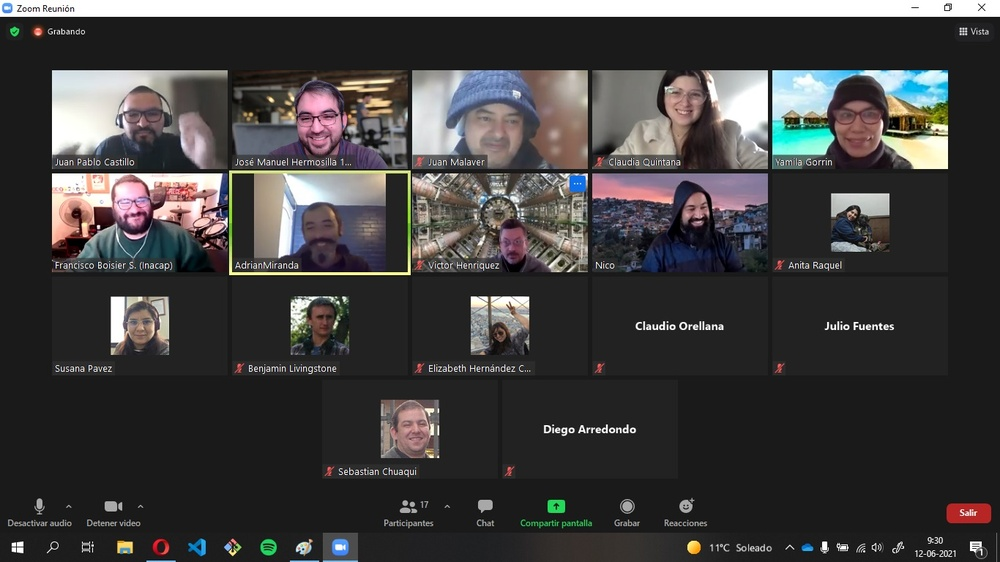
#> input picture caras.jpg, 1000 x 562 px, shrunk from 1366 x 768 before the run
$ python face_detect_cv3.py caras.jpg   (older library calls are emulated)
#> lines starting #> are read from the running program, lines starting #| are printed output that depends on the picture; after the words box and inside, x2 and y2 are one past the last pixel; in counts of white or black regions, pixels touching at a corner belong together
import cv2
import sys

# Get user supplied values
imagePath = sys.argv[1]
cascPath = "haarcascade_frontalface_default.xml"

# Create the haar cascade
faceCascade = cv2.CascadeClassifier(cascPath)

# Read the image
image = cv2.imread(imagePath)
#> image is the input picture: shape (562, 1000, 3); mean B, G, R 64.6, 64.7, 66.3
gray = cv2.cvtColor(image, cv2.COLOR_BGR2GRAY)
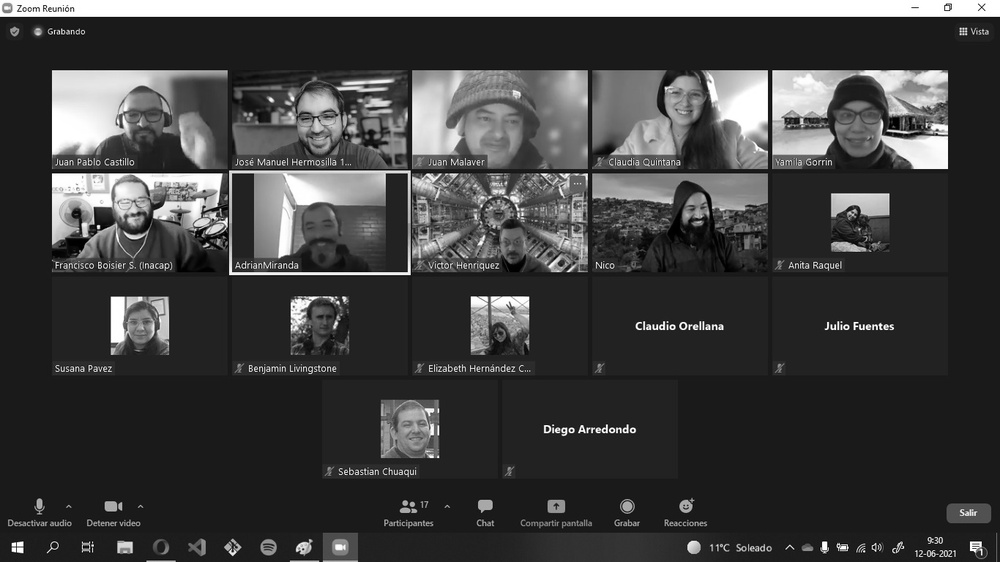
#> gray: shape (562, 1000); min 0, max 255, mean 65.2

# Detect faces in the image
faces = faceCascade.detectMultiScale(
    gray,
    scaleFactor=1.055,
    minNeighbors=5,
    minSize=(30, 30)
    #flags = cv2.CV_HAAR_SCALE_IMAGE
)
#> faces = [[680, 194, 35, 35], [496, 230, 33, 33], [307, 304, 36, 36], [123, 309, 34, 34], [394, 407, 42, 42], [660, 74, 51, 51], [289, 94, 59, 59], [115, 95, 52, 52], [828, 93, 61, 61], [470, 100, 60, 60]]

print("Found {0} faces!".format(len(faces)))
#| Found 10 faces!

# Draw a rectangle around the faces
# for (x, y, w, h) in faces:
#     cv2.rectangle(image, (x, y), (x+w, y+h), (0, 255, 0), 2)
for (x, y, w, h) in faces:
    center_coordinates = x + w // 2, y + h // 2
    radius = w // 2 # or can be h / 2 or can be anything based on your requirements
    cv2.circle(image, center_coordinates, radius, (0, 255, 0), 2)
#> this loop made 10 passes
#> (x, y, w, h, center_coordinates, radius) on passes 1 to 10: (680, 194, 35, 35, (697, 211), 17), (496, 230, 33, 33, (512, 246), 16), (307, 304, 36, 36, (325, 322), 18), (123, 309, 34, 34, (140, 326), 17), (394, 407, 42, 42, (415, 428), 21), (660, 74, 51, 51, (685, 99), 25), (289, 94, 59, 59, (318, 123), 29), (115, 95, 52, 52, (141, 121), 26), (828, 93, 61, 61, (858, 123), 30), (470, 100, 60, 60, (500, 130), 30)
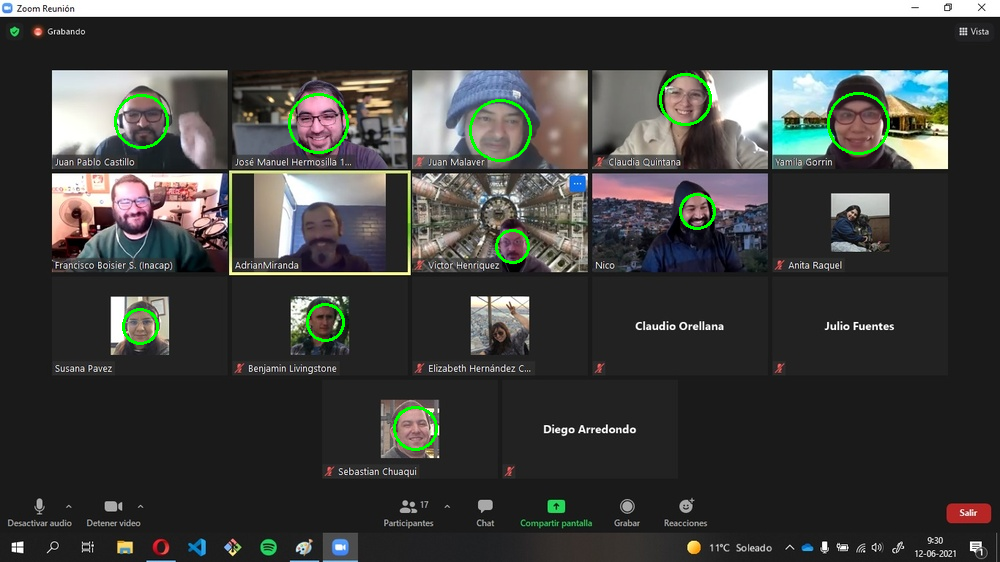
#> image: shape (562, 1000, 3); 0.78% of pixels changed, all inside (x1, y1, x2, y2) = (114, 73, 890, 451)

cv2.imshow("Faces found", image)
cv2.waitKey(0)

# k = cv2.waitKey(30) & 0xff
# if k == ord('s'):
#     # break

$ run again, on abba.png
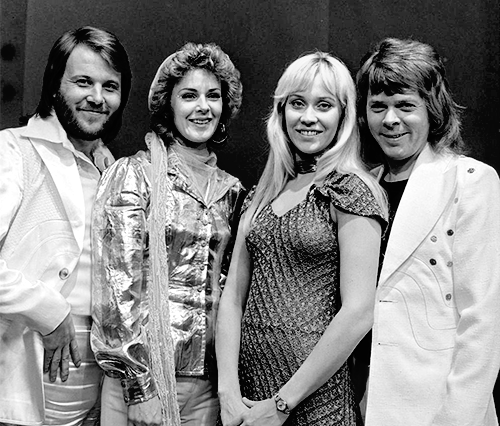
#> input picture abba.png, 500 x 426 px
#> image is the input picture: shape (426, 500, 3); min 0, max 255, mean 130.8
#> faces = [[168, 71, 65, 65], [56, 55, 75, 75], [268, 71, 84, 84], [354, 79, 75, 75]]
#| Found 4 faces!
#> the loop `for (x, y, w, h) in faces:` made 4 passes
#> (x, y, w, h, center_coordinates, radius) on passes 1 to 4: (168, 71, 65, 65, (200, 103), 32), (56, 55, 75, 75, (93, 92), 37), (268, 71, 84, 84, (310, 113), 42), (354, 79, 75, 75, (391, 116), 37)
#> after the loop `for (x, y, w, h) in faces:`:
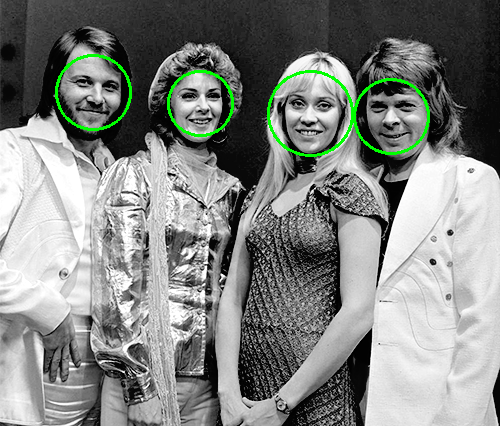
#> image: shape (426, 500, 3); 1.31% of pixels changed, all inside (x1, y1, x2, y2) = (55, 54, 430, 157)
